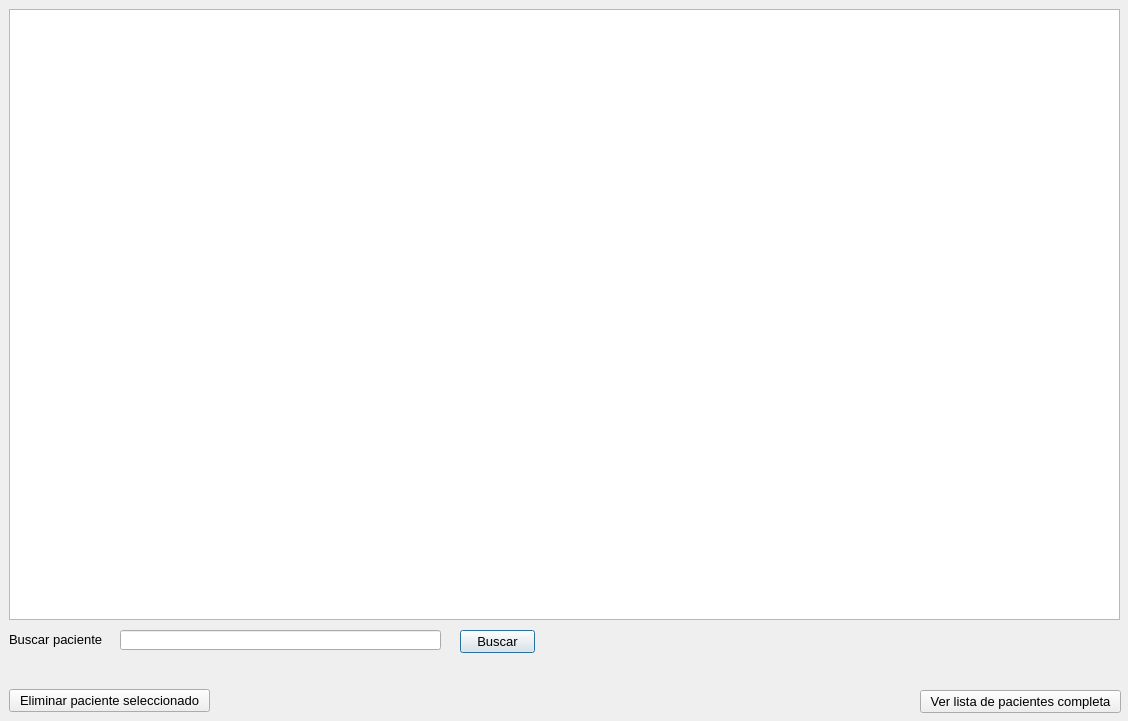
<?xml version="1.0" encoding="UTF-8"?>
<ui version="4.0">
 <class>offver_database</class>
 <widget class="QDialog" name="offver_database">
  <property name="geometry">
   <rect>
    <x>0</x>
    <y>0</y>
    <width>1128</width>
    <height>721</height>
   </rect>
  </property>
  <property name="windowTitle">
   <string>Ver pacientes</string>
  </property>
  <widget class="QTableView" name="tableView">
   <property name="geometry">
    <rect>
     <x>9</x>
     <y>9</y>
     <width>1111</width>
     <height>611</height>
    </rect>
   </property>
  </widget>
  <widget class="QLabel" name="label">
   <property name="geometry">
    <rect>
     <x>9</x>
     <y>629</y>
     <width>111</width>
     <height>21</height>
    </rect>
   </property>
   <property name="font">
    <font>
     <pointsize>10</pointsize>
    </font>
   </property>
   <property name="text">
    <string>Buscar paciente </string>
   </property>
  </widget>
  <widget class="QLineEdit" name="lineEdit">
   <property name="geometry">
    <rect>
     <x>120</x>
     <y>630</y>
     <width>321</width>
     <height>20</height>
    </rect>
   </property>
  </widget>
  <widget class="QPushButton" name="buscar">
   <property name="geometry">
    <rect>
     <x>460</x>
     <y>630</y>
     <width>75</width>
     <height>23</height>
    </rect>
   </property>
   <property name="font">
    <font>
     <pointsize>10</pointsize>
    </font>
   </property>
   <property name="text">
    <string>Buscar</string>
   </property>
  </widget>
  <widget class="QPushButton" name="pushButton">
   <property name="geometry">
    <rect>
     <x>9</x>
     <y>689</y>
     <width>201</width>
     <height>23</height>
    </rect>
   </property>
   <property name="font">
    <font>
     <pointsize>10</pointsize>
    </font>
   </property>
   <property name="text">
    <string>Eliminar paciente seleccionado</string>
   </property>
  </widget>
  <widget class="QPushButton" name="pacientes_eliminados">
   <property name="geometry">
    <rect>
     <x>920</x>
     <y>690</y>
     <width>201</width>
     <height>23</height>
    </rect>
   </property>
   <property name="font">
    <font>
     <pointsize>10</pointsize>
    </font>
   </property>
   <property name="text">
    <string>Ver lista de pacientes completa</string>
   </property>
  </widget>
 </widget>
 <resources/>
 <connections/>
</ui>
